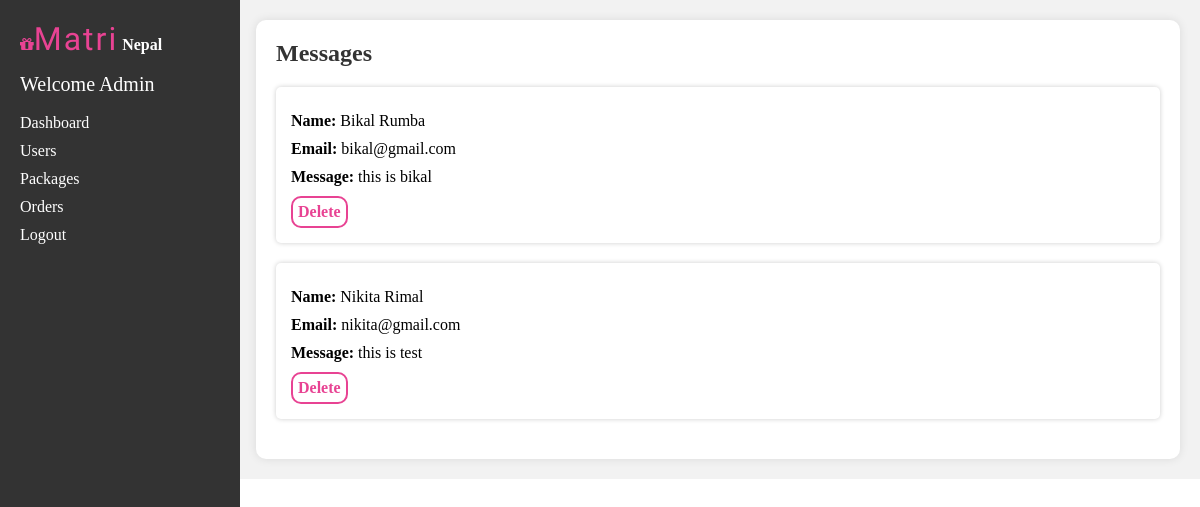
The page /admin/index.php (signed in) on the database its author committed.
### tables this page shows
CREATE TABLE `contacts` (
  `id` int(10) NOT NULL,
  `name` varchar(255) NOT NULL,
  `email` varchar(250) NOT NULL,
  `message` text NOT NULL
);

### admin/index.php (the view, shortened to what this page needs)
<?php
include_once 'include/php/sidebar.php';
include '../include/db/auth.php';
?>
<!DOCTYPE html>
<html lang="en">
<head>
    <link rel="stylesheet" href="./include/css/style.css">
</head>
<body>
    <div class="admin-panel">
        <div class="admin-container">
            <div class="messages">
                <h1>Messages</h1>
                <?php
                $sql = "SELECT * FROM contacts";
                $result = $conn->query($sql);
                if ($result->num_rows > 0) {
                    while ($row = $result->fetch_assoc()) {
                        echo '<div class="message">';
                        echo '<p><strong>Name:</strong> ' . $row["name"] . '</p>';
                        echo '<p><strong>Email:</strong> ' . $row["email"] . '</p>';
                        echo '<p><strong>Message:</strong> ' . $row["message"] . '</p>';
                        echo '<a class="delete-button" href="./php/delmessage.php?id=' . $row["id"] . '">Delete</a>';
                        echo '</div>';
                    }
                } else {
                    echo '<p>No messages found.</p>';
                }
                ?>
            </div>
        </div>
    </div>
</body>
</html>

### admin/include/css/style.css (style rules this page uses)
body, h1, h2, ul, li, p { margin: 0; padding: 0; }
.admin-panel { display: flex; }
.admin-container { flex: 1; display: flex; flex-direction: column; margin-left: 236px; padding: 20px; background-color: #f2f2f2; overflow-y: auto; }
.messages { background-color: #fff; padding: 20px; border-radius: 10px; box-shadow: 0px 0px 10px rgba(0, 0, 0, 0.1); }
.message { margin-bottom: 20px; padding: 15px; background-color: #fff; border-radius: 5px; box-shadow: 0px 0px 5px rgba(0, 0, 0, 0.2); }
.message p { margin: 10px 0; }
.message a { color: #e84393; text-decoration: none; font-weight: bold; transition: color 0.3s; }
h1 { font-size: 24px; margin-bottom: 20px; color: #333; }
.delete-button { border-radius: 10px; border: 2px solid #e84393; display: inline-block; margin-left: auto; text-decoration: none; font-weight: bold; transition: color 0.3s; padding: 5px; }
a { color: #e84393; text-decoration: none; transition: color 0.3s; }

### rows shown on the page
contacts: name "Bikal Rumba", email "bikal@gmail.com", message "this is bikal"
contacts: name "Nikita Rimal", email "nikita@gmail.com", message "this is test"

### other values the page prints
$_SESSION['aname'] "Admin"
